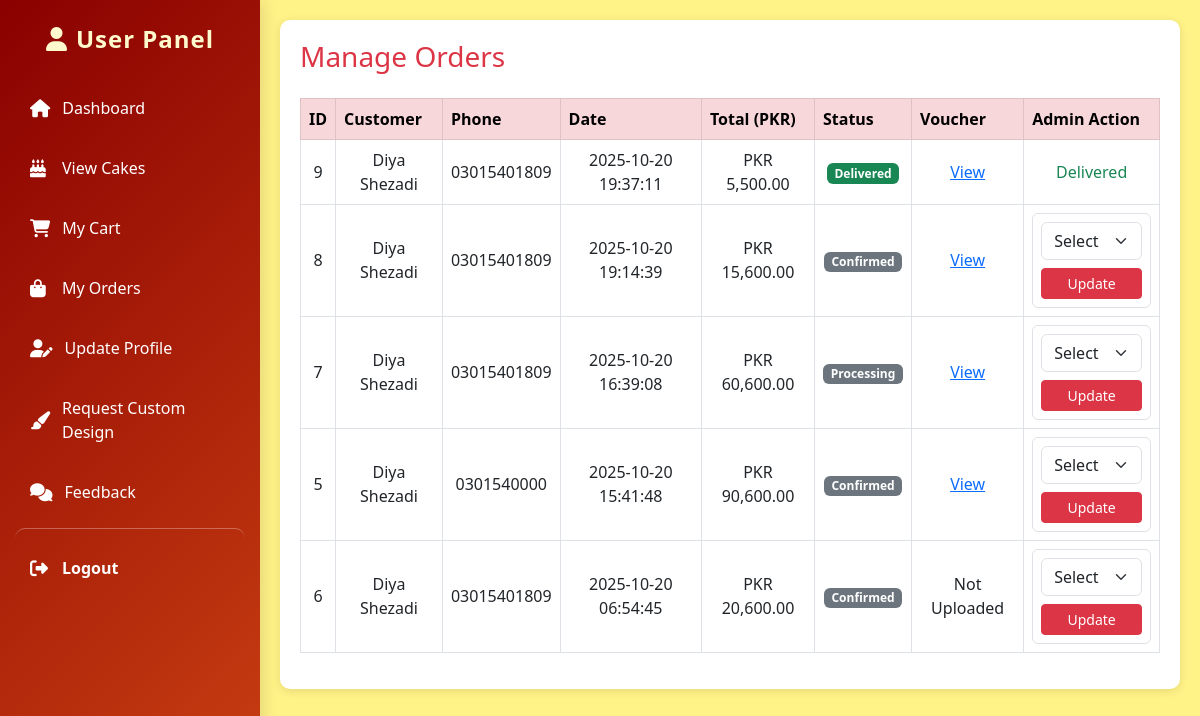
Screenshot of /orders.php (signed in) with the database file from the repository.
### tables this page shows
CREATE TABLE `tbl_orders` (
  `order_id` int(11) NOT NULL,
  `user_id` int(11) NOT NULL,
  `customer_name` varchar(100) DEFAULT NULL,
  `address` text DEFAULT NULL,
  `phone` varchar(50) DEFAULT NULL,
  `total_price` decimal(10,2) DEFAULT NULL,
  `order_date` datetime DEFAULT NULL,
  `status` enum('Pending','Processing','Confirmed','Dispatched','Delivered','Rejected') DEFAULT 'Pending',
  `voucher` varchar(255) DEFAULT NULL,
  `dispatch_time` datetime DEFAULT NULL,
  `estimated_minutes` int(11) DEFAULT NULL,
  `reject_reason` text DEFAULT NULL,
  `expected_delivery_time` datetime DEFAULT NULL,
  `action_taken` varchar(50) DEFAULT NULL
);

### orders.php (the view, shortened to what this page needs)
<?php
include '../dbconnection.php';
include 'sidebar.php';
$result = mysqli_query($conn, "SELECT * FROM tbl_orders ORDER BY order_date DESC");
?>
<!DOCTYPE html>
<html lang="en">
<head>
<link href="https://cdn.jsdelivr.net/npm/bootstrap@5.3.0/dist/css/bootstrap.min.css" rel="stylesheet">
</head>
<body>
<div class="main-content">
<div class="container-box">
<h3 class="text-danger mb-4">Manage Orders</h3>
<table class="table table-bordered">
<thead class="table-danger">
<tr>
<th>ID</th>
<th>Customer</th>
<th>Phone</th>
<th>Date</th>
<th>Total (PKR)</th>
<th>Status</th>
<th>Voucher</th>
<th>Admin Action</th>
</tr>
</thead>
<tbody>
<?php while($o = mysqli_fetch_assoc($result)){ ?>
<tr>
<td><?= $o['order_id']; ?></td>
<td><?= $o['customer_name']; ?></td>
<td><?= $o['phone']; ?></td>
<td><?= $o['order_date']; ?></td>
<td>PKR <?= number_format($o['total_price'] + 300,2); ?></td>
<td>
<span class="badge
<?= ($o['status']=='Rejected')?'bg-danger':
   (($o['status']=='Delivered')?'bg-success':
   (($o['status']=='Dispatched')?'bg-primary':'bg-secondary')); ?>">
<?= $o['status']; ?>
</span>
</td>
<td>
<?php
if ($o['voucher'] != '') {
    echo "<a href='../uploads/".$o['voucher']."' target='_blank'>View</a>";
} else {
    echo "Not Uploaded";
}
?>
</td>
<td>
<?php if(in_array($o['status'], ['Pending','Processing','Confirmed'])){ ?>
<form method="post" class="border p-2 rounded">
<select name="action" id="action_<?= $o['order_id']; ?>" class="form-select mb-2"
onchange="toggleFields(<?= $o['order_id']; ?>)" required>
<option value="">Select</option>
</select>
<button name="update_order" class="btn btn-danger btn-sm w-100">Update</button>
</form>
<?php } else { ?>
<?php
if ($o['status']=='Rejected') {
    echo "Rejected<br><small>".$o['reject_reason']."</small>";
} elseif ($o['status']=='Dispatched') {
    echo "Dispatched<br><small>".$o['expected_delivery_time']."</small>";
} elseif ($o['status']=='Delivered') {
    echo "<span class='text-success'>Delivered</span>";
}
?>
<?php } ?>
</td>
</tr>
<?php } ?>
</tbody>
</table>
</div>
</div>
</body>
</html>

### sidebar.php (shortened to what this page needs)
<!DOCTYPE html>
<html lang="en">
<head>
  <link href="https://cdn.jsdelivr.net/npm/bootstrap@5.3.0/dist/css/bootstrap.min.css" rel="stylesheet">
  <link rel="stylesheet" href="https://cdnjs.cloudflare.com/ajax/libs/font-awesome/6.4.0/css/all.min.css">
</head>
<body>
  <div class="sidebar">
    <h3><i class="fas fa-user me-2"></i>User Panel</h3>
    <ul class="p-0">
      <li class="menu-item"><a href="dashboard.php"><i class="fas fa-home"></i> Dashboard</a></li>
      <li class="menu-item"><a href="view-cakes.php"><i class="fas fa-birthday-cake"></i> View Cakes</a></li>
      <li class="menu-item"><a href="my-cart.php"><i class="fas fa-shopping-cart"></i> My Cart</a></li>
      <li class="menu-item"><a href="my-orders.php"><i class="fas fa-shopping-bag"></i> My Orders</a></li>
      <li class="menu-item"><a href="update-profile.php"><i class="fas fa-user-edit"></i> Update Profile</a></li>
      <li class="menu-item"><a href="custom-cake-request.php"><i class="fas fa-paint-brush"></i> Request Custom Design</a></li>
      <li class="menu-item"><a href="custom-requests-status.php"><i class="fas fa-comments"></i> Feedback</a></li>
      <li class="menu-item logout"><a href="../auth/logout.php"><i class="fas fa-sign-out-alt"></i> Logout</a></li>
    </ul>
  </div>
</body>
</html>

### sidebar.php (style rules this page uses)
body { background: #FFF5E4; font-family: 'Segoe UI', Tahoma, Geneva, Verdana, sans-serif; }
.sidebar { height: 100vh; width: 260px; background: linear-gradient(135deg, #8A0000, #C83F12); color: white; position: fixed; top: 0; left: 0; display: flex; flex-direction: column; padding: 25px 15px; box-shadow: 4px 0 15px rgba(0,0,0,0.1); }
.sidebar h3 { text-align: center; font-weight: bold; margin-bottom: 30px; font-size: 1.5rem; letter-spacing: 1px; color: #FFFACD; }
.menu-item { list-style: none; margin-bottom: 12px; border-radius: 10px; transition: 0.3s; }
.menu-item a { color: white; text-decoration: none; font-size: 16px; display: flex; align-items: center; gap: 12px; padding: 12px 15px; border-radius: 8px; transition: all 0.3s ease; }
.menu-item a i { font-size: 18px; min-width: 20px; }
.logout { margin-top: auto; border-top: 1px solid rgba(255,255,255,0.3); padding-top: 15px; }
.logout a { font-weight: bold; transition: all 0.3s ease; }

### orders.php (style rules this page uses)
body { background:#FFF287; font-family:'Segoe UI'; }
.main-content { margin-left:260px; padding:20px; }
.container-box { background:#fff; padding:20px; border-radius:10px; box-shadow:0 2px 10px rgba(0,0,0,0.1); }
.table td { text-align:center; vertical-align:middle; }

### rows the page displays
tbl_orders: order_id "9", customer_name "Diya Shezadi", phone "03015401809", order_date "2025-10-20 19:37:11", $o['total_price'] + 300 "5,500.00", status "Delivered"
tbl_orders: order_id "8", customer_name "Diya Shezadi", phone "03015401809", order_date "2025-10-20 19:14:39", $o['total_price'] + 300 "15,600.00", status "Confirmed"
tbl_orders: order_id "7", customer_name "Diya Shezadi", phone "03015401809", order_date "2025-10-20 16:39:08", $o['total_price'] + 300 "60,600.00", status "Processing"
tbl_orders: order_id "5", customer_name "Diya Shezadi", phone "0301540000", order_date "2025-10-20 15:41:48", $o['total_price'] + 300 "90,600.00", status "Confirmed"
tbl_orders: order_id "6", customer_name "Diya Shezadi", phone "03015401809", order_date "2025-10-20 06:54:45", $o['total_price'] + 300 "20,600.00", status "Confirmed", shows "Not Uploaded"
